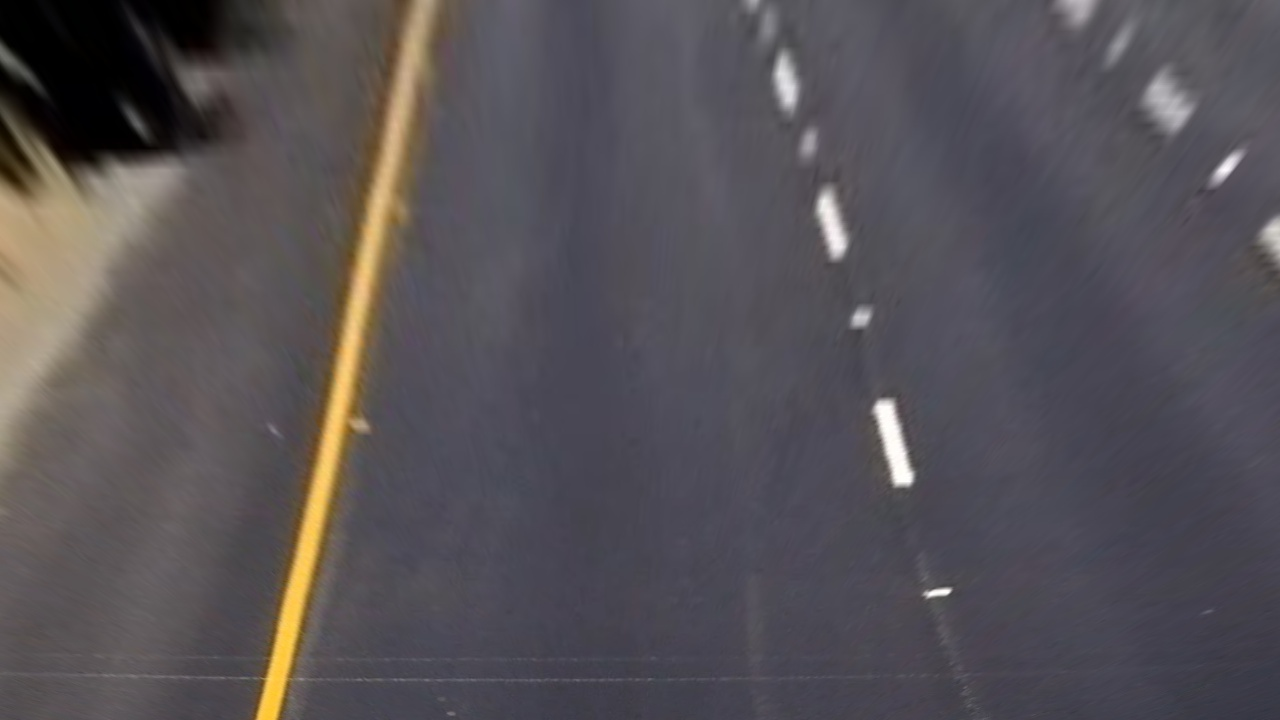
#> input picture output_images/perspectivestraight_lines1.jpg, 1280 x 720 px
$ python find_line.py output_images/perspectivestraight_lines1.jpg   (older library calls are emulated)
#> lines starting #> are read from the running program, lines starting #| are printed output that depends on the picture; after the words box and inside, x2 and y2 are one past the last pixel; in counts of white or black regions, pixels touching at a corner belong together
### perspective.py
import numpy as np
import os
import cv2
import pickle

# path images
path_image  = "test_images/"
path_out    = "output_images/"

# load calibration
calib = pickle.load(open("calibration.p","rb"))
#> (reads calibration.p from the repository)
#> in image_test, img is the input picture: shape (720, 1280, 3); mean R, G, B 85.9, 81.4, 85.7
mtx   = calib['mtx']
dist  = calib['dist']

def warper(img, src, dst):
    img_size = (img.shape[1],img.shape[0])
    M        = cv2.getPerspectiveTransform(src, dst)
    warped   = cv2.warpPerspective(img, M, img_size, flags=cv2.INTER_LINEAR)
    return warped, M

def perspective(img):
    img_orig     = np.copy(img)
    undistorted  = cv2.undistort(img, mtx, dist, None, mtx)

# [17 lines of commented-out code are left out]

    imshape         = (img.shape[1],img.shape[0],img.shape[2])
    height          = 100
    length_top      = 70
    length_bottom   = 500

    p11 = imshape[0] / 2 - length_bottom
    p12 = imshape[1]
    p21 = imshape[0] / 2 - length_top
    p22 = imshape[1] / 2 + height
    p31 = imshape[0] / 2 + length_top
    p32 = imshape[1] / 2 + height
    p41 = imshape[0] / 2 + length_bottom
    p42 = imshape[1]

    src_vert = np.array(
        [[
            (p11, p12),
            (p21, p22),
            (p31, p32),
            (p41, p42)
        ]]
        , dtype=np.int32)

    src = np.float32(
        [
            [p11, p12],
            [p21, p22],
            [p31, p32],
            [p41, p42]
        ]
        )

# [27 lines of commented-out code are left out]

    p11 = imshape[0] / 9
    p12 = imshape[1]
    p21 = imshape[0] / 9
    p22 = 0
    p31 = imshape[0] * 5 / 6
    p32 = 0
    p41 = imshape[0] * 5 / 6
    p42 = imshape[1]

    dst_vert = np.array(
        [[
            (p11, p12),
            (p21, p22),
            (p31, p32),
            (p41, p42)
        ]]
        , dtype=np.int32)

    dst = np.float32(
                [
            [p11, p12],
            [p21, p22],
            [p31, p32],
            [p41, p42]
        ]
        )

#    print(dst_vert)

    top_down, M = warper(undistorted, src, dst)
#> in warper, `warped   = cv2.warpPerspective(img, M, img_size, flags=cv2.INTER_LINEAR)`:
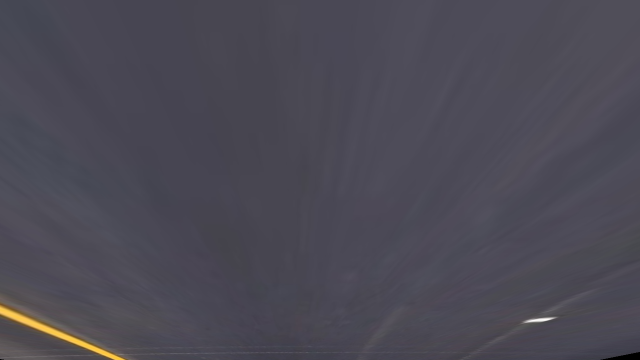
#> warped: shape (720, 1280, 3) (shown at 1/2 size); mean R, G, B 75.7, 73.6, 84.7
#> M = [[-0.669, -1.45, 1032.7], [1.99e-16, -2, 922], [2.23e-19, -0.00239, 1]]

    if len(imshape) > 2:
        channel_count = imshape[2]  # i.e. 3 or 4 depending on your image
        ignore_mask_color = (255,) * channel_count
    else:
        ignore_mask_color = 255

    polyimg_src = np.zeros((img.shape[0], img.shape[1], 3), dtype=np.uint8)
    cv2.fillPoly(polyimg_src, src_vert, ignore_mask_color)
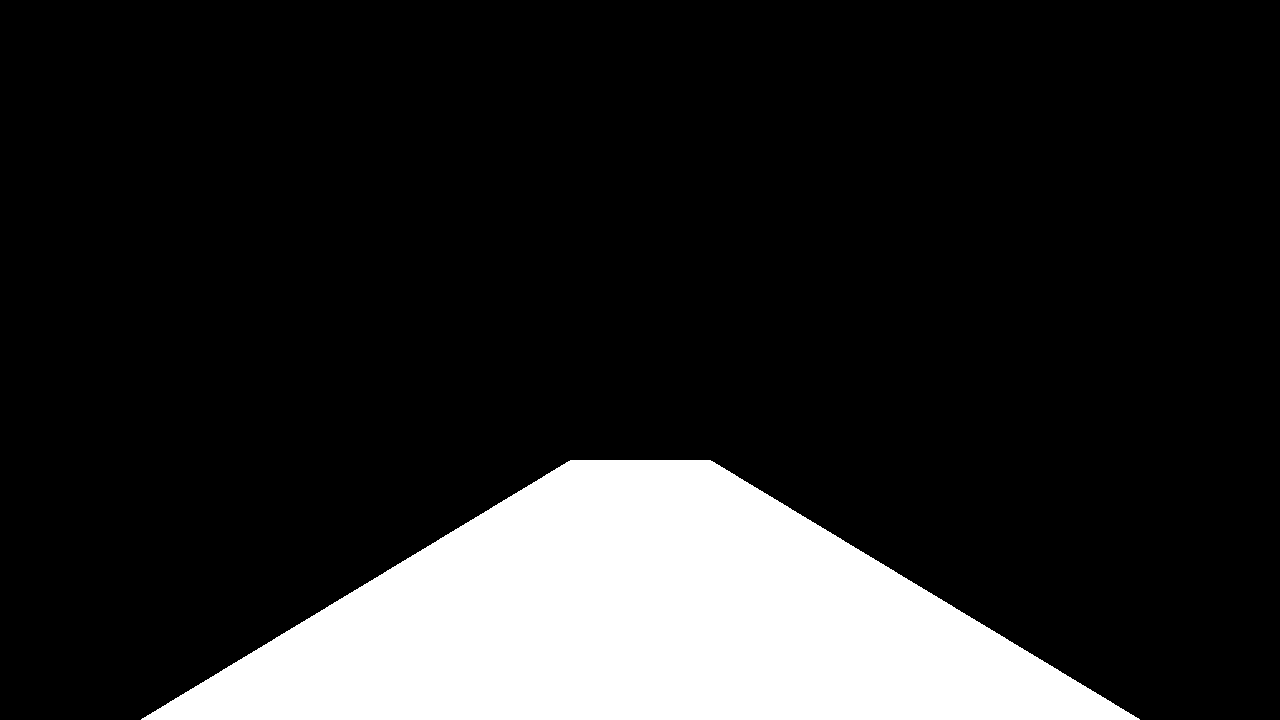
#> polyimg_src: shape (720, 1280, 3); 16.1% white; 1 white region, box (x1, y1, x2, y2) and area: (141, 460, 1140, 720) 148370

    polyimg_dst = np.zeros((img.shape[0], img.shape[1], 3), dtype=np.uint8)
    cv2.fillPoly(polyimg_dst, dst_vert, ignore_mask_color)
#> polyimg_dst: shape (720, 1280, 3); 72.3% white; 2 black regions, box (x1, y1, x2, y2) and area: (1067, 0, 1280, 720) 153360, (0, 0, 142, 720) 102240

    top_down_vert   = cv2.addWeighted(top_down, 1, polyimg_dst, 0.3, 0)
    undistor_vert   = cv2.addWeighted(undistorted, 1, polyimg_src, 0.3, 0)
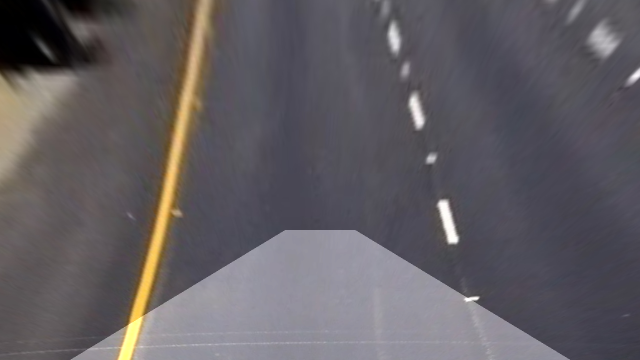
#> undistor_vert: shape (720, 1280, 3) (shown at 1/2 size); mean R, G, B 98.1, 93.8, 98.6

    return top_down, top_down_vert, img_orig, undistorted, undistor_vert, M

# [11 lines that do not run on import are left out]

### transform.py
import os
import numpy as np
import cv2
import matplotlib.pyplot as plt
import matplotlib.image as mpimg
import pickle

# pipline output images
path_image  = "test_images/"
path_out    = "output_images/"

def rgb_thresh(img, thresh=(0,255)):
    R = img[:,:,0]
    G = img[:,:,1]
    B = img[:,:,2]

#    plt.imshow(R, cmap='gray')
#    plt.show()

    binary = np.zeros_like(R)
    binary[(R > thresh[0]) & (R <= thresh[1])] = 1

    return binary

def hls_thresh(img, thresh=(0, 255)):
    hls = cv2.cvtColor(img, cv2.COLOR_RGB2HLS).astype(np.float)
    h_channel = hls[:,:,0]
    l_channel = hls[:,:,1]
    s_channel = hls[:,:,2]

    channel  = s_channel
    s_binary = np.zeros_like(channel)
    s_binary[(channel > thresh[0]) & (channel <= thresh[1])] = 1

    return s_binary

# [46 lines left out: functions color_sobel, color_hsv_tresh, color_hls_thresh, not called in this run]

def mag_thresh(img_gray, sobel_kernel=3, thresh=(0, 255)):
    sobelx       = cv2.Sobel(img_gray, cv2.CV_64F, 1, 0, ksize=sobel_kernel)
    sobely       = cv2.Sobel(img_gray, cv2.CV_64F, 0, 1, ksize=sobel_kernel)

    abs_sobelxy  = np.sqrt(sobelx**2 + sobely**2)

    scaled       = np.uint8(255*abs_sobelxy/np.max(abs_sobelxy))

#    plt.imshow(scaled, cmap='gray')
#    plt.show()

    sbinary      = np.zeros_like(scaled)
    sbinary[(scaled >= thresh[0]) & (scaled <= thresh[1])] = 1

    return sbinary

def dir_threshold(img_gray, sobel_kernel=3, thresh=(0, np.pi/2)):
    sobelx       = cv2.Sobel(img_gray, cv2.CV_64F, 1, 0, ksize=sobel_kernel)
    sobely       = cv2.Sobel(img_gray, cv2.CV_64F, 0, 1, ksize=sobel_kernel)

    direction    = np.arctan2(np.absolute(sobely), np.absolute(sobelx))

#    plt.imshow(direction, cmap='gray')
#    plt.show()

    sbinary      = np.zeros_like(direction)
    sbinary[(direction >= thresh[0]) & (direction <= thresh[1])] = 1

    return sbinary

def abs_sobel_thresh(img_gray, orient='x', sobel_kernel=3, thresh=(0, 255)):
    if orient == 'x':
        sobel       = cv2.Sobel(img_gray, cv2.CV_64F, 1, 0, ksize=sobel_kernel)
    else:
        sobel       = cv2.Sobel(img_gray, cv2.CV_64F, 0, 1, ksize=sobel_kernel)

#    plt.imshow(sobel, cmap='gray')
#    plt.show()

    abs_sobel    = np.absolute(sobel)
    scaled_sobel = np.uint8(255*abs_sobel/np.max(abs_sobel))

# [4 lines of commented-out code are left out]

    sbinary = np.zeros_like(scaled_sobel)
    sbinary[(scaled_sobel >= thresh[0]) & (scaled_sobel <= thresh[1])] = 1

    return sbinary

# [109 lines that do not run on import are left out]

# [7 lines of commented-out code are left out]

### find_line.py
import argparse
import numpy as np
import cv2
import matplotlib.pyplot as plt
import matplotlib.image as mpimg
import transform
import perspective
from numpy.linalg import inv

path_out    = "output_images/"

# code snippets taken from udacity examples
# Define a class to receive the characteristics of each line detection
class Line():
    def __init__(self):
        # was the line detected in the last iteration?
        self.detected = False
        # x values of the last n fits of the line
        self.recent_xfitted = []
        #average x values of the fitted line over the last n iterations
        self.bestx = None
        #polynomial coefficients averaged over the last n iterations
        self.best_fit = []
        #polynomial coefficients for the most recent fit
        self.current_fit = [np.array([False])]
        #radius of curvature of the line in some units
        self.radius_of_curvature = None
        #distance in meters of vehicle center from the line
        self.line_base_pos = None
        #difference in fit coefficients between last and new fits
        self.diffs = np.array([0,0,0], dtype='float')
        #x values for detected line pixels
        self.allx = None
        #y values for detected line pixels
        self.ally = None
        # bad count
        self.bad_count = 0

left_line          = Line()
right_line         = Line()

def image_test(file_path):
    img      = mpimg.imread(file_path)

    return process_frame(img)

def process_frame(img):
    top_down, top_down_vert, img_orig, undist, undist_vert, M  = perspective.perspective(img)

# [4 lines of commented-out code are left out]

    R = top_down[:,:,0]
    G = top_down[:,:,1]
    B = top_down[:,:,2]

# [7 lines of commented-out code are left out]
    if verbose:
        plt.imshow(img_orig)
        plt.savefig(path_out+"result_img_orig.jpg")
        plt.show()
        plt.imshow(undist)
        plt.savefig(path_out+"result_undistort.jpg")
        plt.show()
        plt.imshow(undist_vert)
        plt.savefig(path_out+"result_undistort_vert.jpg")
        plt.show()
        plt.imshow(top_down)
        plt.savefig(path_out+"result_top_down.jpg")
        plt.show()
        plt.imshow(top_down_vert)
        plt.savefig(path_out+"result_top_down_vert.jpg")
        plt.show()

    ksize = 9

# [8 lines of commented-out code are left out]
    rgb_binary      = transform.rgb_thresh(top_down, thresh=(230,255))
#> rgb_binary: shape (720, 1280); values 0 (black) and 1 (white), 0.25% white; 2 white regions, box (x1, y1, x2, y2) and area: (0, 615, 248, 720) 2212, (1058, 637, 1101, 643) 131
    hls_binary      = transform.hls_thresh(top_down, thresh=(150,255))
#> hls_binary: shape (720, 1280) float64; values 0 (black) and 1 (white), 0.29% white; 13 white regions (12 under 20 px), largest, box (x1, y1, x2, y2) and area: (0, 613, 249, 720) 2641
    sobelx_binary   = transform.abs_sobel_thresh(R, orient='x', sobel_kernel=ksize, thresh=(80, 255))
#> sobelx_binary: shape (720, 1280); values 0 (black) and 1 (white), 0.27% white; 7 white regions (3 under 20 px), largest, box (x1, y1, x2, y2) and area: (2, 611, 252, 720) 1207, (2, 627, 231, 720) 1140, (1085, 635, 1114, 644) 97, (1044, 638, 1062, 646) 68
#    sobelx_binary   = transform.abs_sobel_thresh(s_channel, orient='x', sobel_kernel=ksize, thresh=(40, 200))
#    sobelx_binary   = transform.abs_sobel_thresh(gray, orient='x', sobel_kernel=ksize, thresh=(40, 200))
#    sobely_binary   = transform.abs_sobel_thresh(gray, orient='y', sobel_kernel=ksize, thresh=(100, 200))
    sobely_binary   = transform.abs_sobel_thresh(R, orient='y', sobel_kernel=ksize, thresh=(200, 255))
#> sobely_binary: shape (720, 1280); values 0 (black) and 1 (white), 0.01% white in thin lines or dots, all inside (x1, y1, x2, y2) = (206, 636, 1102, 716)
#    mag_binary      = transform.mag_thresh(gray, sobel_kernel=ksize, thresh=(20, 100))
    mag_binary      = transform.mag_thresh(R, sobel_kernel=ksize, thresh=(20, 100))
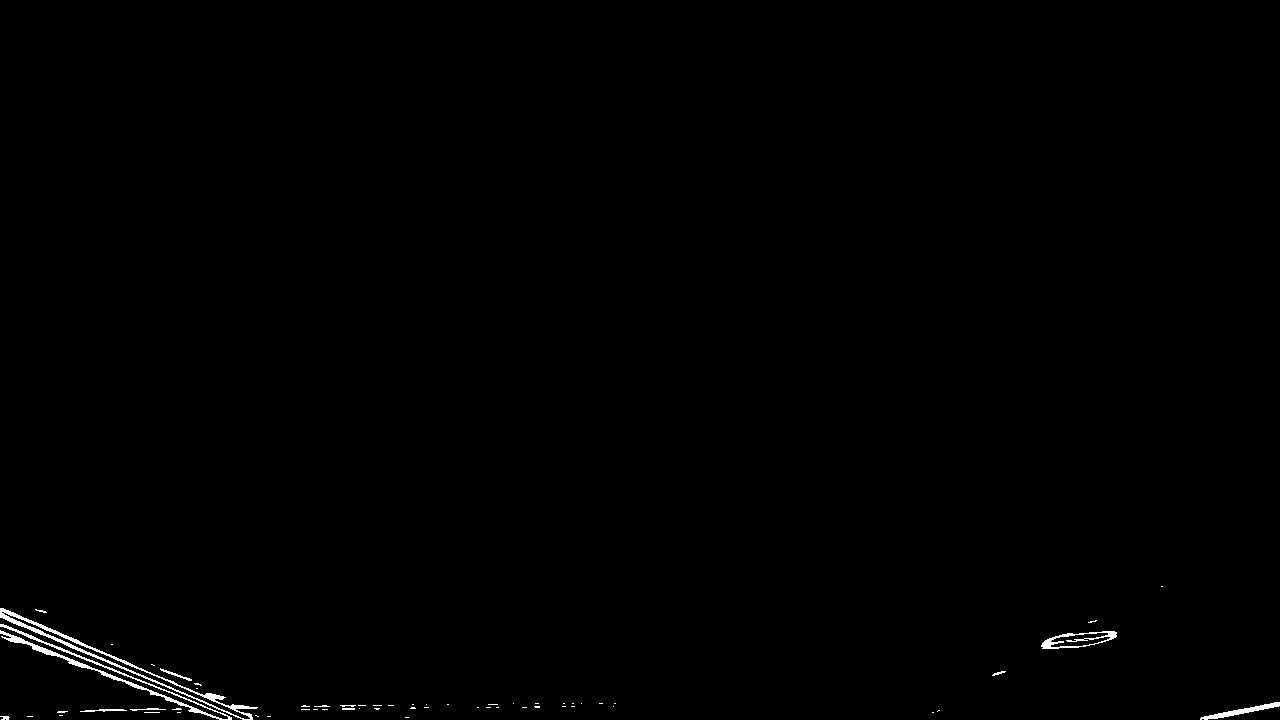
#> mag_binary: shape (720, 1280); values 0 (black) and 1 (white), 0.48% white; 60 white regions (47 under 20 px), largest, box (x1, y1, x2, y2) and area: (0, 608, 258, 720) 1584, (0, 624, 232, 720) 1385, (1041, 631, 1117, 649) 467
#    dir_binary      = transform.dir_threshold(gray, sobel_kernel=ksize, thresh=(0.1, 0.6))
    dir_binary      = transform.dir_threshold(R, sobel_kernel=ksize, thresh=(0.1, 0.6))
#> (the rest of the program and of its run is left out)
